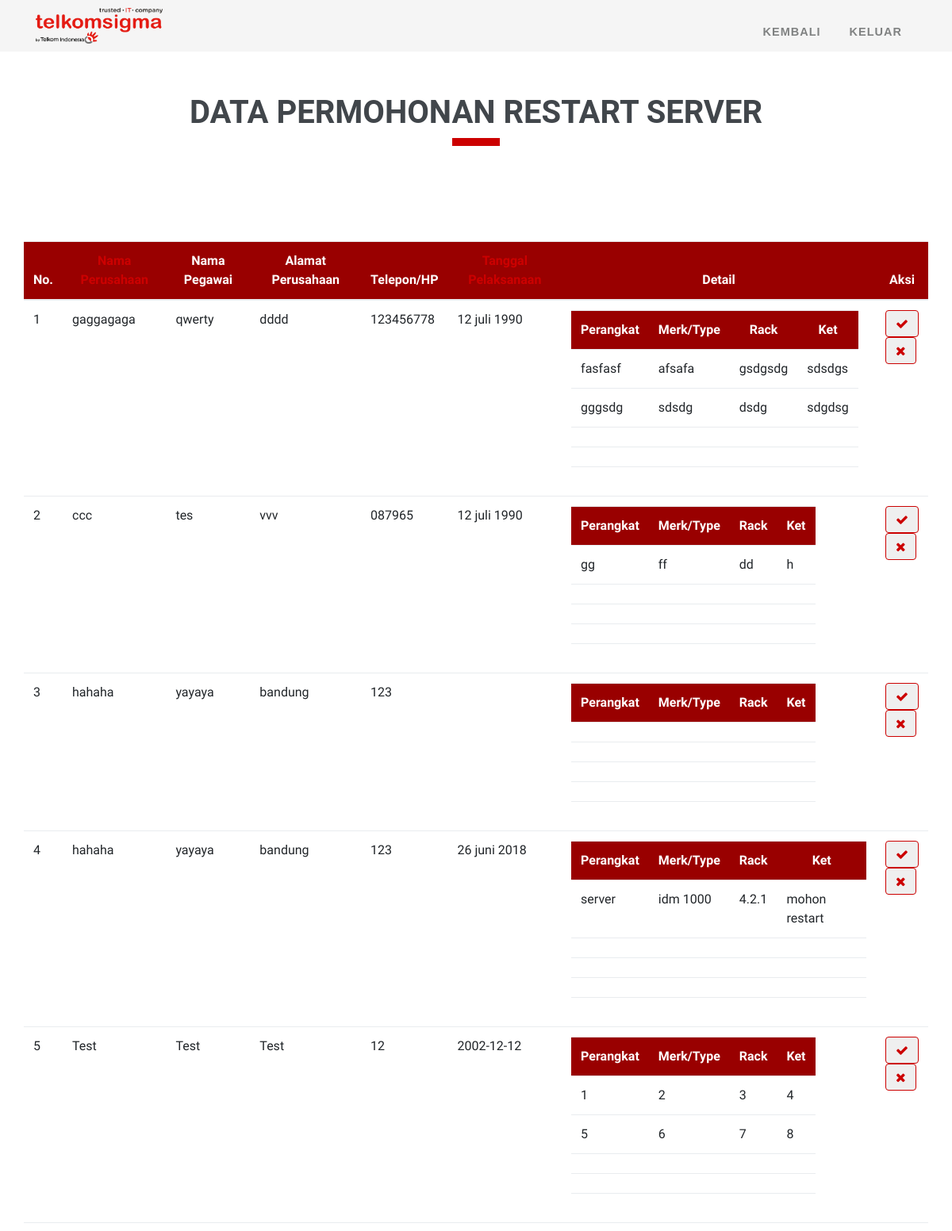
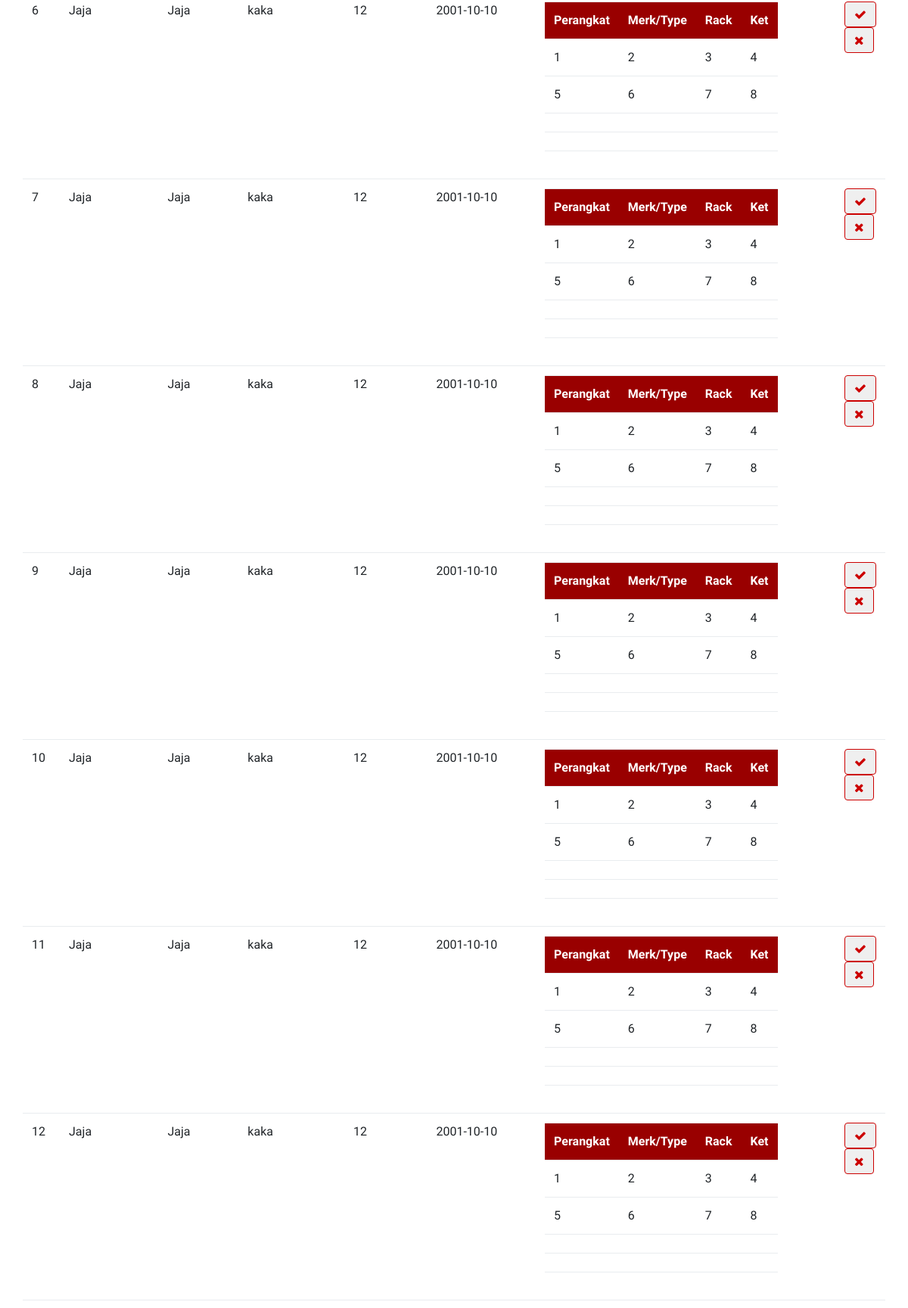
Page /KP/Web/db-request.php (upper part) on the committed database (2 pictures, top to bottom).
### tables this page shows
CREATE TABLE `request` (
  `id` smallint(6) NOT NULL,
  `company` varchar(50) NOT NULL,
  `name` varchar(50) NOT NULL,
  `address` varchar(100) NOT NULL,
  `phone` varchar(20) NOT NULL,
  `tanggal` varchar(30) NOT NULL,
  `nper1` varchar(100) NOT NULL,
  `merk1` varchar(100) NOT NULL,
  `rack1` varchar(100) NOT NULL,
  `ket1` varchar(100) NOT NULL,
  `nper2` varchar(100) NOT NULL,
  `merk2` varchar(100) NOT NULL,
  `rack2` varchar(100) NOT NULL,
  `ket2` varchar(100) NOT NULL,
  `nper3` varchar(100) NOT NULL,
  `merk3` varchar(100) NOT NULL,
  `rack3` varchar(100) NOT NULL,
  `ket3` varchar(100) NOT NULL,
  `nper4` varchar(100) NOT NULL,
  `merk4` varchar(100) NOT NULL,
  `rack4` varchar(100) NOT NULL,
  `ket4` varchar(100) NOT NULL,
  `nper5` varchar(100) NOT NULL,
  `merk5` varchar(100) NOT NULL,
  `rack5` varchar(100) NOT NULL,
  `ket5` varchar(100) NOT NULL
);

### KP/Web/db-request.php (the view, shortened to what this page needs)
<!DOCTYPE html>
<html>
<head>
</head>
<body>
<header>
	<nav class="navbar navbar-expand-lg navbar-light fixed-top" id="mainNav" data-toggle="affix">
		<div class="container">
			<a class="navbar-brand smooth-scroll" href="index.php">
				<img src="img/logo.png" alt="logo" style="width: 160px; height: 45px;">
			</a>
			<div class="collapse navbar-collapse" id="navbarResponsive">
				<ul class="navbar-nav ml-auto">
					<li class="nav-item"><a class="nav-link" href="admin.php">Kembali</a></li>
					<li class="nav-item"><a class="nav-link" href="adminlog.php">Keluar</a></li>
				</ul>
			</div>
		</div>
	</nav>
</header>
<section class="db-permission" id="db-permission">
	<div class="container">
		<div class="row title-bar">
			<div class="col-md-12">
				<h1 class="wow fadeInUp">Data Permohonan Restart Server</h1>
				<div class="heading-border"></div>
			</div>
		</div>
		<div class="row" style="overflow-x: auto;">
			<table class="table table-hover">
				<thead>
					<tr>
						<th>No.</th>
						<th><a href="db-request.php?sort=company">Nama Perusahaan</a></th>
						<th>Nama Pegawai</th>
						<th>Alamat Perusahaan</th>
						<th>Telepon/HP</th>
						<th><a href="db-request.php?sort=tanggal">Tanggal Pelaksanaan</a></th>
						<th>Detail</th>
						<th>Aksi</th>
					</tr>
				</thead>
				<tbody>
					<?php
						include "config.php";
						$no = 1;
						$sql = "SELECT * FROM request";
						$sql2 = mysqli_query($conn, $sql);
						while ($data = mysqli_fetch_array($sql2)) {
					?>
					<tr>
						<td><?php echo $no++ ?></td>
						<td><?php echo $data['company'] ?></td>
						<td><?php echo $data['name'] ?></td>
						<td><?php echo $data['address'] ?></td>
						<td><?php echo $data['phone'] ?></td>
						<td><?php echo $data['tanggal'] ?></td>
						<td>
							<table border="0">
								<tr>
									<th>Perangkat</th>
									<th>Merk/Type</th>
									<th>Rack</th>
									<th>Ket</th>
								</tr>
								<tr>
									<td><?php echo $data['nper1'] ?></td>
									<td><?php echo $data['merk1'] ?></td>
									<td><?php echo $data['rack1'] ?></td>
									<td><?php echo $data['ket1'] ?></td>
								</tr>
								<tr>
									<td><?php echo $data['nper2'] ?></td>
									<td><?php echo $data['merk2'] ?></td>
									<td><?php echo $data['rack2'] ?></td>
									<td><?php echo $data['ket2'] ?></td>
								</tr>
								<tr>
									<td><?php echo $data['nper3'] ?></td>
									<td><?php echo $data['merk3'] ?></td>
									<td><?php echo $data['rack3'] ?></td>
									<td><?php echo $data['ket3'] ?></td>
								</tr>
								<tr>
									<td><?php echo $data['nper4'] ?></td>
									<td><?php echo $data['merk4'] ?></td>
									<td><?php echo $data['rack4'] ?></td>
									<td><?php echo $data['ket4'] ?></td>
								</tr>
								<tr>
									<td><?php echo $data['nper5'] ?></td>
									<td><?php echo $data['merk5'] ?></td>
									<td><?php echo $data['rack5'] ?></td>
									<td><?php echo $data['ket5'] ?></td>
								</tr>
							</table>
						</td>
						<td>
						<?php echo "<form method=POST action='accept_restart.php'>";
						echo " <button type=submit class=\"btn btn-green fa fa-check\" name='name' value=".$data["name"]."></button> </form>"; ?>
							<?php echo "<form method=POST action='decline_restart.php'>";
						echo " <button type=submit class=\"btn btn-green fa fa-close\" name='name' value=".$data["name"]."></button> </form>"; ?></td>
					</tr>
					<?php
						}
					?>
				</tbody>
			</table>
		</div>
	</div>
</section>
<br><br><br>
</body>
</html>

### KP/Web/css/style.css (style rules this page uses)
html, body { height: 100%; }
body { font-family: 'Hind', sans-serif; }
h1, h2, h3, h4, h5 { font-family: 'Roboto', sans-serif; color:#41464b; text-transform: uppercase; }
a { font-family: 'Hind', sans-serif; color: #cc0000; }
.navbar { padding: 0; -webkit-transition: all .5s ease-in-out; transition: all .5s ease-in-out; background: #f5f5f5; }
.navbar-nav { float: right; }
.navbar-nav>li { height: 65px; line-height: 65px; border-bottom: 3px solid rgba(0, 0, 0, 0); transition: all .5s ease-in-out; }
.navbar-nav>li>a { color: #808282 !important; font-size: 14.5px; font-weight: 700; font-family: "hine", sans-serif; text-transform: uppercase; letter-spacing: 1px; margin: 0 10px; }
.navbar-collapse { max-height: none !important; }
.btn-green { border-color: #cc0000; color: #cc0000; }
.title-bar { padding: 100px 0; }
.title-bar h1 { color: #41464b; text-align: center; font-weight: 700; margin: 20px auto 10px auto; }
.title-bar .heading-border { width: 60px; height: 10px; background-color: #cc0000; margin: 0 auto 20px auto; }
.db-permission .container .row .table th { vertical-align: center; text-align: center; color: #fff; background-color: #990000; }

### rows in the picture
request: company "gaggagaga", name "qwerty", address "dddd", phone "123456778", tanggal "12 juli 1990", nper1 "fasfasf", merk1 "afsafa", rack1 "gsdgsdg", ket1 "sdsdgs", nper2 "gggsdg", merk2 "sdsdg", rack2 "dsdg", ket2 "sdgdsg"
request: company "ccc", name "tes", address "vvv", phone "087965", tanggal "12 juli 1990", nper1 "gg", merk1 "ff", rack1 "dd", ket1 "h"
request: company "hahaha", name "yayaya", address "bandung", phone "123"
request: company "hahaha", name "yayaya", address "bandung", phone "123", tanggal "26 juni 2018", nper1 "server", merk1 "idm 1000", rack1 "4.2.1", ket1 "mohon restart"
request: company "Test", name "Test", address "Test", phone "12", tanggal "2002-12-12", nper1 "1", merk1 "2", rack1 "3", ket1 "4", nper2 "5", merk2 "6", rack2 "7", ket2 "8"
request: company "Jaja", name "Jaja", address "kaka", phone "12", tanggal "2001-10-10", nper1 "1", merk1 "2", rack1 "3", ket1 "4", nper2 "5", merk2 "6", rack2 "7", ket2 "8"
request: company "Jaja", name "Jaja", address "kaka", phone "12", tanggal "2001-10-10", nper1 "1", merk1 "2", rack1 "3", ket1 "4", nper2 "5", merk2 "6", rack2 "7", ket2 "8"
request: company "Jaja", name "Jaja", address "kaka", phone "12", tanggal "2001-10-10", nper1 "1", merk1 "2", rack1 "3", ket1 "4", nper2 "5", merk2 "6", rack2 "7", ket2 "8"
request: company "Jaja", name "Jaja", address "kaka", phone "12", tanggal "2001-10-10", nper1 "1", merk1 "2", rack1 "3", ket1 "4", nper2 "5", merk2 "6", rack2 "7", ket2 "8"
request: company "Jaja", name "Jaja", address "kaka", phone "12", tanggal "2001-10-10", nper1 "1", merk1 "2", rack1 "3", ket1 "4", nper2 "5", merk2 "6", rack2 "7", ket2 "8"
request: company "Jaja", name "Jaja", address "kaka", phone "12", tanggal "2001-10-10", nper1 "1", merk1 "2", rack1 "3", ket1 "4", nper2 "5", merk2 "6", rack2 "7", ket2 "8"
request: company "Jaja", name "Jaja", address "kaka", phone "12", tanggal "2001-10-10", nper1 "1", merk1 "2", rack1 "3", ket1 "4", nper2 "5", merk2 "6", rack2 "7", ket2 "8"
